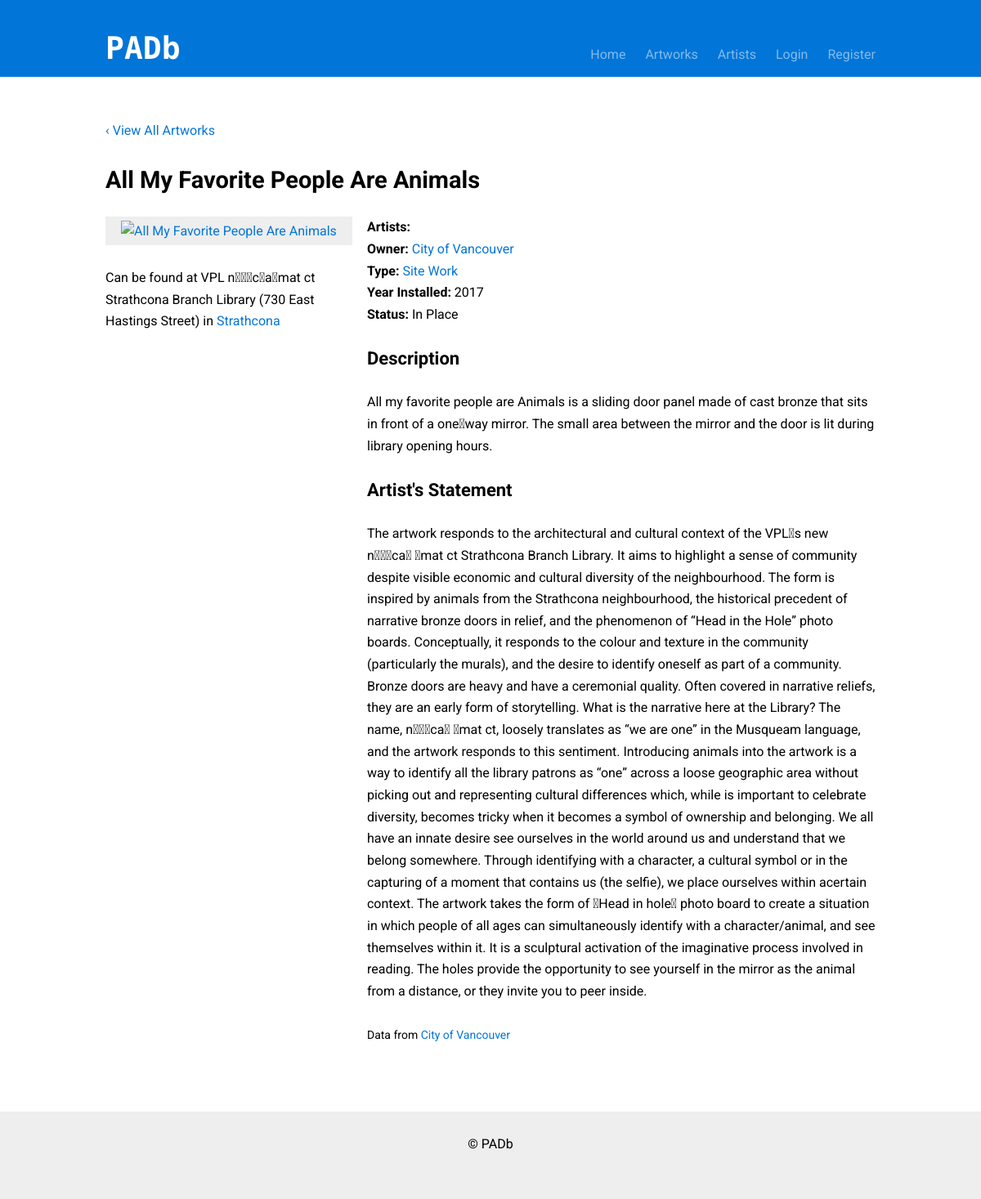
/artwork.php?id=620, run on the app's committed database.
### tables this page shows
CREATE TABLE `artworks` (
  `artworkID` int(11) NOT NULL,
  `title` text NOT NULL,
  `status` enum('In Place','Removed','','') NOT NULL,
  `yearInstalled` date NOT NULL,
  `siteName` text,
  `siteAddress` text,
  `description` text,
  `statement` text,
  `latitude` decimal(9,6) DEFAULT NULL,
  `longitude` decimal(9,6) DEFAULT NULL,
  `material` text,
  `photoURL` text,
  `websiteURL` text,
  `neighborhoodID` int(11) NOT NULL,
  `ownerID` int(11) NOT NULL,
  `typeID` int(11) NOT NULL
);

CREATE TABLE `neighborhoods` (
  `neighborhoodID` int(11) NOT NULL,
  `name` varchar(255) NOT NULL
);

CREATE TABLE `owners` (
  `ownerID` int(11) NOT NULL,
  `name` varchar(255) NOT NULL
);

CREATE TABLE `types` (
  `typeID` int(11) NOT NULL,
  `type` varchar(255) NOT NULL
);

### private/functions.php (called while the page is built, shortened)
<?php
function is_logged_in() {
  return isset($_SESSION['user_id']);
}
function get_sanitized_text($text) {
  return htmlspecialchars(utf8_encode($text));
}
function is_url_external($url) {
  $components = parse_url($url);
  return !empty($components['host']) && strcasecmp($components['host'], 'example.com');
}
function get_image_cache($url) {
  $local = 'images/cache/' . md5($url);
  if (copy($url, $local)) return $local;
  return NULL;
}
function get_artwork_photo($url) {
  return get_sanitized_text(get_image_cache($url) ?? 'images/artwork.png');
}
?>

### public_html/artwork.php (the view, shortened to what this page needs)
<?php
require('../private/functions.php');
$id = (isset($_GET['id'])) ? intval($_GET['id']) : NULL;
$db = db_connect();
if (is_numeric($id)) {
  $res = $db->query("SELECT A.title, A.status, A.yearInstalled, A.material, A.description, A.statement, A.photoURL, A.latitude, A.longitude, A.siteName, A.siteAddress, T.type, T.typeID,
    N.name AS neighborhoodName, N.neighborhoodID,
    O.name AS ownerName, O.ownerID
    FROM artworks A
    INNER JOIN types T ON T.typeID = A.typeID
    INNER JOIN neighborhoods N ON N.neighborhoodID = A.neighborhoodID
    INNER JOIN owners O ON O.ownerID = A.ownerID
    WHERE A.artworkID = $id;");
  $artwork = $res->fetch_assoc();
  $title = get_sanitized_text($artwork['title']);
  $status = get_sanitized_text($artwork['status']);
  $year_installed = date('Y', strtotime($artwork['yearInstalled']));
  $type = get_sanitized_text($artwork['type']);
  $type_id = intval($artwork['typeID']);
  $neighborhood_name = get_sanitized_text($artwork['neighborhoodName']);
  $neighborhood_id = intval($artwork['neighborhoodID']);
  $owner_name = get_sanitized_text($artwork['ownerName']);
  $owner_id = intval($artwork['ownerID']);
  $description = get_sanitized_text($artwork['description']);
  $artist_statement = get_sanitized_text($artwork['statement']);
  $photo_url = get_artwork_photo($artwork['photoURL']);
  $site_name = get_sanitized_text($artwork['siteName']);
  $site_address = get_sanitized_text($artwork['siteAddress']);
} else {
  $page_title = 'Unknown Artwork' . get_site_title_suffix();
}
require('../private/header.php');
?>
<main class="l-wrap-all">
  <div class="l-wrap-content">
    <?php include('../private/page-header.php'); ?>
    <section class="l-section l-wrap">
      <p>
        <a href="artworks.php">&lsaquo; View All Artworks</a>
      </p>
      <?php if (!isset($res)):  ?>
      <h1 class="visually-hidden">
        Unknown Artwork
      </h1>
      <p>
        Artwork doesn't exist :(
      </p>
      <?php else:  ?>
      <h1<?php if (is_logged_in()) echo ' class="drop-sm"'; ?>>
        <?php echo $title; ?>
      </h1>
      <div class="row">
        <div class="col col--4md">
          <p class="listing__photo">
            <a href="<?php echo $photo_url; ?>" target="_blank">
              <img src="<?php echo $photo_url; ?>" alt="<?php echo $title; ?>" class="img-responsive">
            </a>
          </p>
          <p>
            <?php
              $location = ($status === 'In Place') ? 'Can be found ' : 'Used to be ';
              if ($site_name) {
                $location .= "at $site_name";
                if ($site_address)
                  $location .= " ($site_address) in ";
                else
                  $location .= ' in ';
              } else {
                if ($site_address)
                  $location .= "$site_address in ";
                else
                  $location .= 'in ';
              }
              $location .= "<a href=\"artworks.php?neighborhood=$neighborhood_id\">$neighborhood_name</a>";
              echo $location;
            ?>
          </p>
        </div>
        <div class="col col--8md">
          <p>
            <strong>Artists:</strong>
            <?php
              $res = $db->query("SELECT A.artistID, A.firstName, A.lastName
                FROM artists A, artistArtworks AA
                WHERE A.artistID = AA.artistID AND AA.artworkID = $id");
              $count = 0;
              while ($artist = $res->fetch_assoc()):
                $artistID = $artist['artistID'];
                $name = get_artist_name($artist['firstName'], $artist['lastName']);
            ?><?php if ($count++) echo ', '; ?><a href="artist.php?id=<?php echo $artistID; ?>"><?php echo $name ?></a><?php endwhile; ?><br>
            <strong>Owner:</strong> <a href="artworks.php?owner=<?php echo $owner_id; ?>"><?php echo $owner_name; ?></a><br>
            <strong>Type:</strong> <a href="artworks.php?type=<?php echo $type_id; ?>"><?php echo $type; ?></a><br>
            <strong>Year Installed:</strong> <?php echo $year_installed; ?><br>
            <strong>Status:</strong> <?php echo $status; ?>
          </p>
          <?php if (!empty($description)): ?>
          <h2>
            Description
          </h2>
          <p>
            <?php echo $description; ?>
          </p>
          <?php else: ?>
          <p>
            No description.
          </p>
          <?php endif; ?>
          <?php if (!empty($artist_statement)): ?>
          <h2>
            Artist's Statement
          </h2>
          <p>
            <?php echo $artist_statement; ?>
          </p>
          <?php endif; ?>
          <p>
            <small>
              Data from <a href="http://vancouver.ca/" target="_blank">City of Vancouver</a>
            </small>
          </p>
        </div>
      </div>
      <?php endif; ?>
    </section>
  </div>
  <?php include('../private/page-footer.php'); ?>
</main>
<?php require('../private/footer.php'); ?>

### public_html/css/styles.css (style rules this page uses)
html { line-height:1.15;-webkit-text-size-adjust:100% }
body { margin:0 }
h1 { font-size:2em;margin:0.67em 0 }
a { background-color:transparent }
b,strong { font-weight:bolder }
small { font-size:80% }
img { border-style:none }
.img-responsive { max-width:100%;height:auto }
*,*::before,*::after { box-sizing:border-box }
html { height:100%;font-size:100% }
body { margin:0;background-color:#fff;height:100%;overflow-x:hidden;text-rendering:optimizeLegibility;line-height:1;color:#000;font-family:"Roboto",Arial,sans-serif;font-size:1rem;-webkit-tap-highlight-color:transparent }
img { vertical-align:middle }
p,h1,h2,h3,blockquote,ul,ol { margin-top:0;margin-bottom:1.6666rem;line-height:1.6666;font-size:1rem }
h1,.h1 { line-height:1.3125;font-size:1.8125rem }
h2,.h2 { line-height:1.25;font-size:1.375rem }
small { font-size:.875rem }
strong { font-weight:bold }
a { text-decoration:none;color:#0275d8 }
.row { display:flex;flex-wrap:wrap;margin-right:-.5625rem;margin-left:-.5625rem }
.col { padding-right:.5625rem;padding-left:.5625rem;width:100% }
@media only screen and (min-width: 41em) { .col--4md { width:33.33333% } }
@media only screen and (min-width: 41em) { .col--8md { width:66.66667% } }
.l-wrap-all { display:flex;flex-direction:column;min-height:100vh }
.l-wrap-content { flex:1 }
.l-wrap { position:relative;margin-right:auto;margin-left:auto;padding-right:16px;padding-left:16px;max-width:60.875rem }
.l-section { padding-top:3.3332rem;padding-bottom:3.3332rem }
.listing__photo { background-color:#eee;padding:.25rem;text-align:center }

### data on the page
artworks: title "All My Favorite People Are Animals", location "Can be found at VPL n\u001a\u001a\u001ac\u001aa\u001amat ct Strathcona Branch Library (730 East Hastings Street) in", neighborhoodID.name "Strathcona", ownerID.name "City of Vancouver", typeID.type "Site Work", yearInstalled "2017", status "In Place", description "All my favorite people are Animals is a sliding door panel made of cast bronze that sits in front of a one\u001away mirror. The small area between the mirror and the door is lit during library opening hours.", statement "The artwork responds to the architectural and cultural context of the VPL\u001as new n\u001a\u001a\u001aca\u001a \u001amat ct Strathcona Branch Library. It aims to highlight a sense of community despite visible economic and cultural diversity of the neighbourhood. The form is inspired by animals from the Strathcona neighbourhood, the historical precedent of narrative bronze doors in relief, and the phenomenon of “Head in the Hole” photo boards. Conceptually, it responds to the colour and texture in the community (particularly the murals), and the desire to identify oneself as part of a community. Bronze doors are heavy and have a ceremonial quality. Often covered in narrative reliefs, they are an early form of…"
